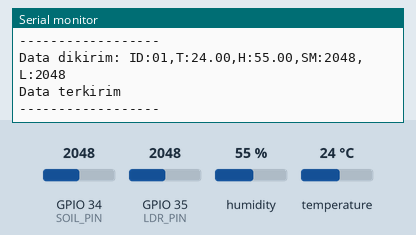
Recording of a sketch running on a simulated ESP32. Parts: the last lines printed to the serial monitor. The inputs (shaded band) are chosen by the test bench; at power-on: humidity 55 %, GPIO 34 (SOIL_PIN) = 2048, GPIO 35 (LDR_PIN) = 2048, temperature 24 °C. No radio packets arrive unless stated.

Above: at 5.8 s.
5.9 s: humidity set to 22 %
At 11.3 s:
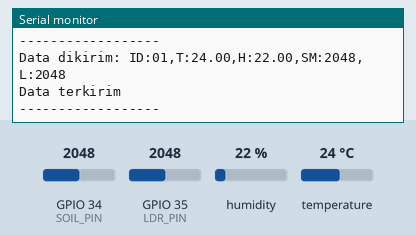
11.9 s: GPIO 34 (SOIL_PIN) set to 2866
At 16.3 s:
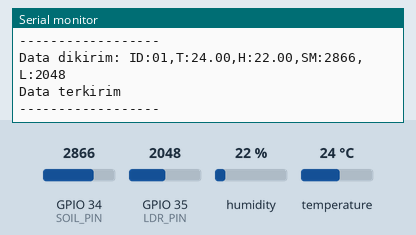
17.9 s: GPIO 35 (LDR_PIN) set to 2866
At 21.3 s:
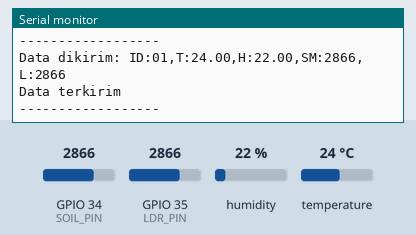
23.9 s: temperature set to 12 °C
At 26.4 s:
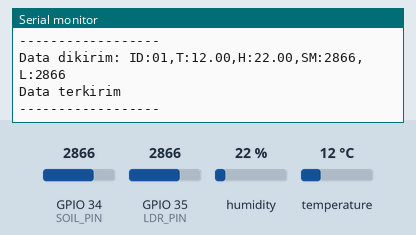
29.9 s: GPIO 34 (SOIL_PIN) set to 3972
At 31.4 s:
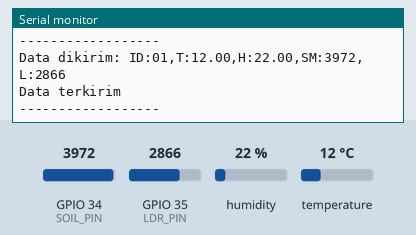
35.9 s: GPIO 35 (LDR_PIN) set to 3972
At 41.5 s:
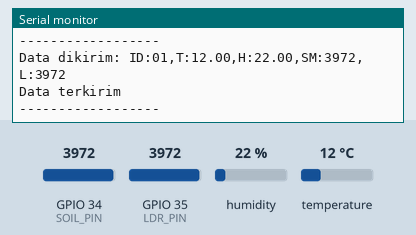
Timing chart, 0 to 42.9 s (numbered marks = the images above; inputs shaded):
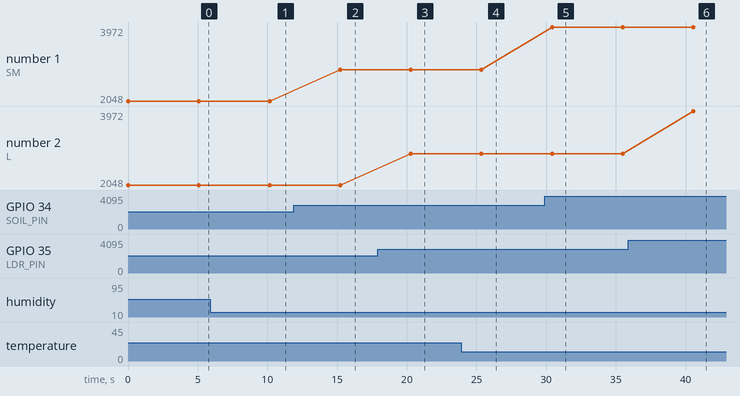

The sketch:

pengirim.ino
```cpp
#include <SPI.h>
#include <LoRa.h>
#include <DHT.h>

// ================== PIN SENSOR ==================
#define DHTPIN 4
#define DHTTYPE DHT22

#define SOIL_PIN 34
#define LDR_PIN 35

// ================== PIN LORA ==================
#define SS 5
#define RST 14
#define DIO0 26

// ================== OBJECT SENSOR ==================
DHT dht(DHTPIN, DHTTYPE);

// ID perangkat
String deviceID = "01";

void setup() {

  Serial.begin(115200);
  Serial.println("Node Pengirim LoRa");

  dht.begin();

  // set pin LoRa
  LoRa.setPins(SS, RST, DIO0);

  // frekuensi LoRa
  if (!LoRa.begin(433E6)) {
    Serial.println("LoRa gagal start");
    while (1);
  }

  Serial.println("LoRa siap mengirim");
}

void loop() {

  // ====== BACA SENSOR ======
  float suhu = dht.readTemperature();
  float kelembapan = dht.readHumidity();

  int soil = analogRead(SOIL_PIN);
  int cahaya = analogRead(LDR_PIN);

  // ====== FORMAT DATA ======
  String data = "ID:" + deviceID +
                ",T:" + String(suhu) +
                ",H:" + String(kelembapan) +
                ",SM:" + String(soil) +
                ",L:" + String(cahaya);

  // ====== PRINT KE SERIAL ======
  Serial.print("Data dikirim: ");
  Serial.println(data);

  // ====== KIRIM VIA LORA ======
  LoRa.beginPacket();
  LoRa.print(data);
  LoRa.endPacket();

  Serial.println("Data terkirim");
  Serial.println("------------------");

  delay(5000);
}
```

Measured:
- after the input at 5.9 s, the serial monitor: prints a new line after 4.3 s (image 1)
- after the input at 11.9 s, the serial monitor: prints a new line after 3.3 s (image 2)
- after the input at 17.9 s, the serial monitor: prints a new line after 2.4 s (image 3)
- after the input at 23.9 s, the serial monitor: prints a new line after 1.5 s (image 4)
- after the input at 29.9 s, the serial monitor: prints a new line after 0.52 s (image 5)
- after the input at 35.9 s, the serial monitor: prints a new line after 4.7 s (image 6)
- plotted number 1: 2048 → 2866 after the input at 11.9 s, 2866 → 3972 after the input at 29.9 s
